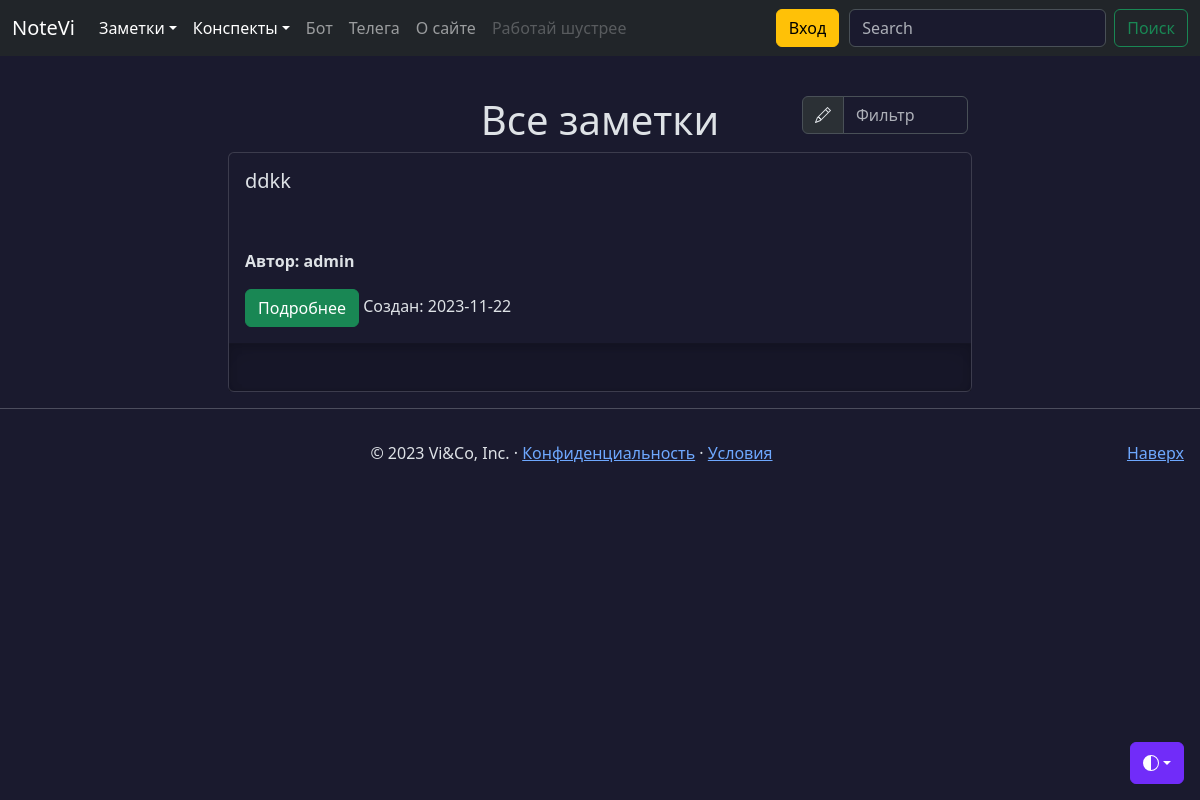
/notes/public, run on the app's committed database.
### models.py (models this page shows, shortened)
class Note(db.Model):
    id = db.Column(db.Integer, primary_key=True)
    title = db.Column(db.String(100), nullable=False, default=' ')
    intro = db.Column(db.String(200), nullable=False, default=' ')
    text = db.Column(db.Text, nullable=False, default=' ')
    user_id = db.Column(db.Integer,
                        db.ForeignKey('user.id'),)
    data = db.Column(db.Date, nullable=False, default=datetime.utcnow)
    favorites = db.relationship('User',
                                secondary='favorites',
                                backref=db.backref('favorite_notes',
                                                   lazy=True),
                                lazy='subquery')
    public = db.Column(db.String(8), default=None)
    files = db.relationship('File',
                            secondary='note_file',
                            lazy='subquery',
                            backref=db.backref('notes',
                                               lazy=True))

class User(db.Model, UserMixin):
    id = db.Column(db.Integer, primary_key=True)
    username = db.Column(
        db.String(64), index=True, unique=True, nullable=False
    )
    email = db.Column(db.String(120), index=True, unique=True, nullable=False)
    password_hash = db.Column(db.String(255), nullable=False)
    notes = db.relationship('Note',
                            backref='author',
                            lazy='dynamic',
                            cascade='all, delete')
    created_on = db.Column(db.DateTime(), default=datetime.utcnow)
    updated_on = db.Column(
        db.DateTime(), default=datetime.utcnow, onupdate=datetime.utcnow
    )
    is_active = db.Column(db.Boolean(), default=True)
    conspects = db.relationship('Conspect',
                                backref='author',
                                lazy='dynamic',
                                cascade='all, delete'
                                )

### views/notes.py (the view)
@app.route('/notes/public')
def public():
    notes = Note.query.filter_by(public='on').order_by(Note.id.desc()).all()
    return render_template('notes.html', notes=notes)

### templates/notes.html (shortened to what this page needs)
{% extends 'base.html' %}
{% block content %}
{% if request.endpoint == 'public' or current_user.is_authenticated %}
<div class="container mt-5">
  <div class="row justify-content-md-center">
    {% if notes|length > 0 %}
    <div class="col-sm-4 col-lg-2">
    </div>
    <div class="col-sm-4 align-self-center">
        <h1 style="text-align: center;">Все заметки</h1>
    {% endif %}
    </div>
    {% if notes|length > 0 %}
      <div class="col-sm-4 col-lg-2 mb-2">
        <div class="input-group">
          <span class="input-group-text" id="basic-addon1">
          </span>
          <input type="text" class="form-control" placeholder="Фильтр" aria-label="Фильтр" aria-describedby="basic-addon1" id="filterInput">
        </div>
      </div>
    </div>
    {% endif %}
    {% if notes|length > 0 %}
      {% for note in notes %}
        <div class="card container col-lg-8 p-0">
          <div class="card-body container">
            <h5 class="card-title col-7">{{ note.title }}</h5>
          </div>
          <div class="card-body container">
            <p class="card-author"><b>Автор: {{ note.author.username }}</b></p>
            <a href="/notes/{{ note.id }}" class="btn btn-success" data-toggle="button" aria-pressed="false" autocomplete="off">
                Подробнее
            </a>
            <note class="date col">Cоздан: {{ note.data }}</note>
          </div>
          <div class="b-example-divider" style="width: 100%;"></div>
        </div>
      {% endfor %}
    {% endif %}
  </div>
  {% else %}
  <div class="container mt-5">
    <h1 style="text-align: center;">Войдите или зарегистрируйтесь</h1>
  </div>
  {% endif %}
{% endblock %}

### static/css/base.css (style rules this page uses)
body { padding-top: 3rem; color: rgb(var(--bs-tertiary-color-rgb)); display: flex; flex-direction: column; height: 100%; }
.b-example-divider { width: 100%; height: 3rem; background-color: rgba(0, 0, 0, .1); border: solid rgba(0, 0, 0, .15); border-width: 1px 0; box-shadow: inset 0 .5em 1.5em rgba(0, 0, 0, .1), inset 0 .125em .5em rgba(0, 0, 0, .15); }
.bi { vertical-align: -.125em; fill: currentColor; }
p { white-space: pre-line; }

### data on the page
Note: title "ddkk", author.username "admin", data "2023-11-22"
